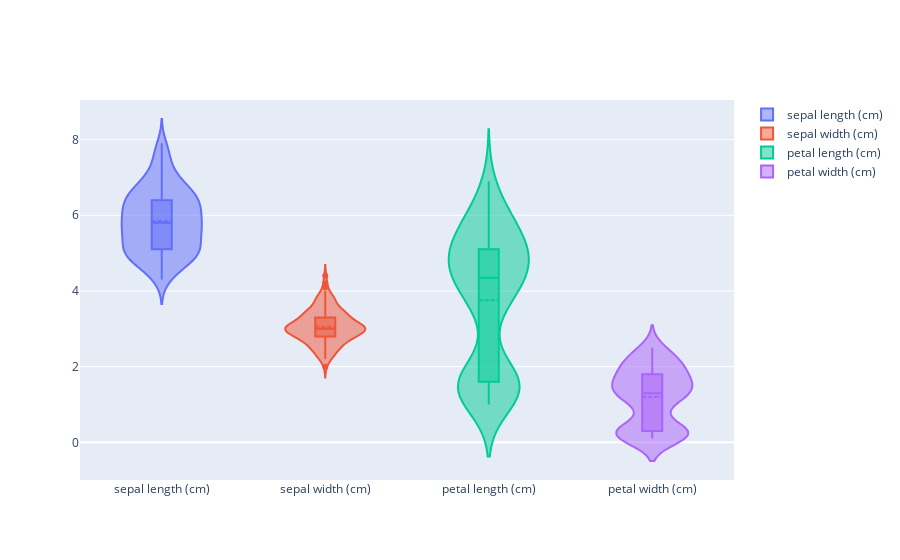

The code cell stored with this chart in its notebook:
### Code cell
import plotly.graph_objects as go
import pandas as pd
import plotly.express as px

fig = go.Figure()
for feature in list(df.columns[0:4]):
    fig.add_trace(go.Violin(y=df[feature],
        name=feature,
        box_visible=True,
        meanline_visible=True))

fig.show()

### Figure 1 — Plotly figure (JSON) as saved in the notebook; plotly's stock layout.template omitted (floating-point values rounded to 4 significant figures; data arrays with more than 128 entries replaced by an {"elided": "..."} marker saying what was removed)
{"data": [{"box": {"visible": true}, "meanline": {"visible": true}, "name": "sepal length (cm)", "type": "violin", "y": {"elided": "150 float values"}}, {"box": {"visible": true}, "meanline": {"visible": true}, "name": "sepal width (cm)", "type": "violin", "y": {"elided": "150 float values"}}, {"box": {"visible": true}, "meanline": {"visible": true}, "name": "petal length (cm)", "type": "violin", "y": {"elided": "150 float values"}}, {"box": {"visible": true}, "meanline": {"visible": true}, "name": "petal width (cm)", "type": "violin", "y": {"elided": "150 float values"}}], "layout": {}}
